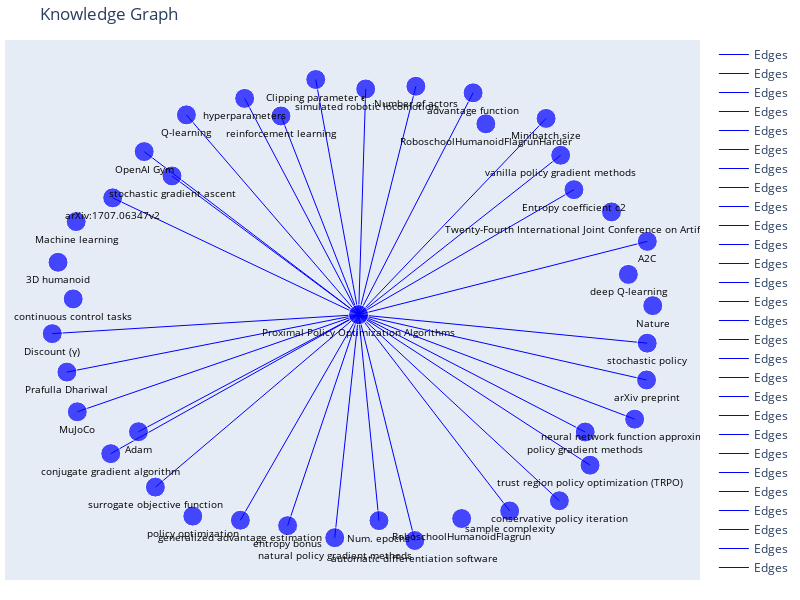

The notebook cell saved with this chart:
### Code cell
fig = create_simple_correct_visualization(graph)
fig.show()

### Figure 1 — Plotly figure (JSON) as saved in the notebook; plotly's stock layout.template omitted (floating-point values rounded to 4 significant figures)
{"data": [{"line": {"color": "blue", "width": 1}, "mode": "lines", "name": "Edges", "showlegend": true, "type": "scatter", "x": [-0.0006588, -0.07845], "y": [-0.00769, -0.9558]}, {"line": {"color": "blue", "width": 1}, "mode": "lines", "name": "Edges", "showlegend": true, "type": "scatter", "x": [-0.0006588, 0.373], "y": [-0.00769, 0.9354]}, {"line": {"color": "blue", "width": 1}, "mode": "lines", "name": "Edges", "showlegend": true, "type": "scatter", "x": [-0.0006588, 0.1863], "y": [-0.00769, 0.9633]}, {"line": {"color": "blue", "width": 1}, "mode": "lines", "name": "Edges", "showlegend": true, "type": "scatter", "x": [-0.0006588, -0.6093], "y": [-0.00769, 0.5821]}, {"line": {"color": "blue", "width": 1}, "mode": "lines", "name": "Edges", "showlegend": true, "type": "scatter", "x": [-0.0006588, 0.941], "y": [-0.00769, -0.1288]}, {"line": {"color": "blue", "width": 1}, "mode": "lines", "name": "Edges", "showlegend": true, "type": "scatter", "x": [-0.0006588, 0.1829], "y": [-0.00769, -0.9677]}, {"line": {"color": "blue", "width": 1}, "mode": "lines", "name": "Edges", "showlegend": true, "type": "scatter", "x": [-0.0006588, 0.4922], "y": [-0.00769, -0.8419]}, {"line": {"color": "blue", "width": 1}, "mode": "lines", "name": "Edges", "showlegend": true, "type": "scatter", "x": [-0.0006588, -0.7001], "y": [-0.00769, 0.6856]}, {"line": {"color": "blue", "width": 1}, "mode": "lines", "name": "Edges", "showlegend": true, "type": "scatter", "x": [-0.0006588, -0.3862], "y": [-0.00769, -0.8814]}, {"line": {"color": "blue", "width": 1}, "mode": "lines", "name": "Edges", "showlegend": true, "type": "scatter", "x": [-0.0006588, 0.7387], "y": [-0.00769, -0.5065]}, {"line": {"color": "blue", "width": 1}, "mode": "lines", "name": "Edges", "showlegend": true, "type": "scatter", "x": [-0.0006588, 0.6545], "y": [-0.00769, -0.7986]}, {"line": {"color": "blue", "width": 1}, "mode": "lines", "name": "Edges", "showlegend": true, "type": "scatter", "x": [-0.0006588, 0.9388], "y": [-0.00769, -0.2852]}, {"line": {"color": "blue", "width": 1}, "mode": "lines", "name": "Edges", "showlegend": true, "type": "scatter", "x": [-0.0006588, -0.1404], "y": [-0.00769, 0.9921]}, {"line": {"color": "blue", "width": 1}, "mode": "lines", "name": "Edges", "showlegend": true, "type": "scatter", "x": [-0.0006588, 0.06583], "y": [-0.00769, -0.8832]}, {"line": {"color": "blue", "width": 1}, "mode": "lines", "name": "Edges", "showlegend": true, "type": "scatter", "x": [-0.0006588, 0.6587], "y": [-0.00769, 0.6699]}, {"line": {"color": "blue", "width": 1}, "mode": "lines", "name": "Edges", "showlegend": true, "type": "scatter", "x": [-0.0006588, -1], "y": [-0.00769, -0.08831]}, {"line": {"color": "blue", "width": 1}, "mode": "lines", "name": "Edges", "showlegend": true, "type": "scatter", "x": [-0.0006588, -0.9183], "y": [-0.00769, -0.4206]}, {"line": {"color": "blue", "width": 1}, "mode": "lines", "name": "Edges", "showlegend": true, "type": "scatter", "x": [-0.0006588, -0.3723], "y": [-0.00769, 0.9118]}, {"line": {"color": "blue", "width": 1}, "mode": "lines", "name": "Edges", "showlegend": true, "type": "scatter", "x": [-0.0006588, -0.6635], "y": [-0.00769, -0.7407]}, {"line": {"color": "blue", "width": 1}, "mode": "lines", "name": "Edges", "showlegend": true, "type": "scatter", "x": [-0.0006588, -0.9522], "y": [-0.00769, -0.2517]}, {"line": {"color": "blue", "width": 1}, "mode": "lines", "name": "Edges", "showlegend": true, "type": "scatter", "x": [-0.0006588, -0.2322], "y": [-0.00769, -0.9045]}, {"line": {"color": "blue", "width": 1}, "mode": "lines", "name": "Edges", "showlegend": true, "type": "scatter", "x": [-0.0006588, 0.9], "y": [-0.00769, -0.4517]}, {"line": {"color": "blue", "width": 1}, "mode": "lines", "name": "Edges", "showlegend": true, "type": "scatter", "x": [-0.0006588, -0.5623], "y": [-0.00769, 0.8417]}, {"line": {"color": "blue", "width": 1}, "mode": "lines", "name": "Edges", "showlegend": true, "type": "scatter", "x": [-0.0006588, -0.8091], "y": [-0.00769, -0.5984]}, {"line": {"color": "blue", "width": 1}, "mode": "lines", "name": "Edges", "showlegend": true, "type": "scatter", "x": [-0.0006588, 0.7545], "y": [-0.00769, -0.6475]}, {"line": {"color": "blue", "width": 1}, "mode": "lines", "name": "Edges", "showlegend": true, "type": "scatter", "x": [-0.0006588, 0.9413], "y": [-0.00769, 0.304]}, {"line": {"color": "blue", "width": 1}, "mode": "lines", "name": "Edges", "showlegend": true, "type": "scatter", "x": [-0.0006588, -0.8028], "y": [-0.00769, 0.489]}, {"line": {"color": "blue", "width": 1}, "mode": "lines", "name": "Edges", "showlegend": true, "type": "scatter", "x": [-0.0006588, 0.6111], "y": [-0.00769, 0.8267]}, {"line": {"color": "blue", "width": 1}, "mode": "lines", "name": "Edges", "showlegend": true, "type": "scatter", "x": [-0.0006588, -0.2538], "y": [-0.00769, 0.837]}, {"line": {"color": "blue", "width": 1}, "mode": "lines", "name": "Edges", "showlegend": true, "type": "scatter", "x": [-0.0006588, 0.02261], "y": [-0.00769, 0.952]}, {"line": {"color": "blue", "width": 1}, "mode": "lines", "name": "Edges", "showlegend": true, "type": "scatter", "x": [-0.0006588, 0.702], "y": [-0.00769, 0.5238]}, {"line": {"color": "blue", "width": 1}, "mode": "lines", "name": "Edges", "showlegend": true, "type": "scatter", "x": [-0.0006588, -0.7188], "y": [-0.00769, -0.5053]}, {"marker": {"color": ["blue", "blue", "blue", "blue", "blue", "blue", "blue", "blue", "blue", "blue", "blue", "blue", "blue", "blue", "blue", "blue", "blue", "blue", "blue", "blue", "blue", "blue", "blue", "blue", "blue", "blue", "blue", "blue", "blue", "blue", "blue", "blue", "blue", "blue", "blue", "blue", "blue", "blue", "blue", "blue", "blue", "blue"], "size": [20, 20, 20, 20, 20, 20, 20, 20, 20, 20, 20, 20, 20, 20, 20, 20, 20, 20, 20, 20, 20, 20, 20, 20, 20, 20, 20, 20, 20, 20, 20, 20, 20, 20, 20, 20, 20, 20, 20, 20, 20, 20]}, "mode": "markers+text", "name": "Nodes", "showlegend": true, "text": ["Clipping parameter ϵ", "Prafulla Dhariwal", "Num. epochs", "Minibatch size", "neural network function approximators", "entropy bonus", "reinforcement learning", "arXiv:1707.06347v2", "stochastic gradient ascent", "automatic differentiation software", "Entropy coefficient c2", "generalized advantage estimation", "trust region policy optimization (TRPO)", "sample complexity", "Machine learning", "Discount (γ)", "Proximal Policy Optimization Algorithms", "Q-learning", "A2C", "deep Q-learning", "hyperparameters", "Number of actors", "conjugate gradient algorithm", "conservative policy iteration", "arXiv preprint", "Twenty-Fourth International Joint Conference on Artificial Intelligence", "3D humanoid", "OpenAI Gym", "surrogate objective function", "natural policy gradient methods", "policy gradient methods", "vanilla policy gradient methods", "stochastic policy", "continuous control tasks", "simulated robotic locomotion", "advantage function", "MuJoCo", "Nature", "RoboschoolHumanoidFlagrun", "RoboschoolHumanoidFlagrunHarder", "Adam", "policy optimization"], "textfont": {"color": "black", "size": 10}, "textposition": "bottom center", "type": "scatter", "x": [-0.1404, -0.9522, 0.06583, 0.6111, 0.9, -0.2322, -0.2538, -0.8028, -0.6093, 0.1829, 0.702, -0.3862, 0.7545, 0.4922, -0.9219, -1, -0.0006588, -0.5623, 0.9413, 0.8794, -0.3723, 0.1863, -0.8091, 0.6545, 0.9388, 0.8245, -0.9811, -0.7001, -0.6635, -0.07845, 0.7387, 0.6587, 0.941, -0.9317, 0.02261, 0.373, -0.9183, 0.959, 0.3356, 0.4146, -0.7188, -0.5415], "y": [0.9921, -0.2517, -0.8832, 0.8267, -0.4517, -0.9045, 0.837, 0.489, 0.5821, -0.9677, 0.5238, -0.8814, -0.6475, -0.8419, 0.3881, -0.08831, -0.00769, 0.8417, 0.304, 0.1636, 0.9118, 0.9633, -0.5984, -0.7986, -0.2852, 0.4293, 0.215, 0.6856, -0.7407, -0.9558, -0.5065, 0.6699, -0.1288, 0.0594, 0.952, 0.9354, -0.4206, 0.03068, -0.8744, 0.8036, -0.5053, -0.8641]}], "layout": {"height": 600, "hovermode": "closest", "margin": {"b": 20, "l": 5, "r": 5, "t": 40}, "showlegend": true, "title": {"text": "Knowledge Graph"}, "width": 800, "xaxis": {"showgrid": false, "showticklabels": false, "zeroline": false}, "yaxis": {"showgrid": false, "showticklabels": false, "zeroline": false}}}
